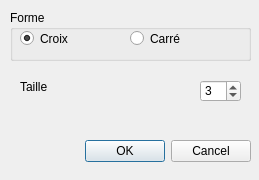
<?xml version="1.0" encoding="UTF-8"?>
<ui version="4.0">
 <class>MedianDialog</class>
 <widget class="QDialog" name="MedianDialog">
  <property name="geometry">
   <rect>
    <x>0</x>
    <y>0</y>
    <width>259</width>
    <height>180</height>
   </rect>
  </property>
  <property name="windowTitle">
   <string>Dialog</string>
  </property>
  <widget class="QGroupBox" name="Forme">
   <property name="geometry">
    <rect>
     <x>10</x>
     <y>10</y>
     <width>241</width>
     <height>51</height>
    </rect>
   </property>
   <property name="title">
    <string>Forme</string>
   </property>
   <widget class="QRadioButton" name="radioButton">
    <property name="geometry">
     <rect>
      <x>10</x>
      <y>20</y>
      <width>82</width>
      <height>17</height>
     </rect>
    </property>
    <property name="text">
     <string>Croix</string>
    </property>
    <property name="checked">
     <bool>true</bool>
    </property>
   </widget>
   <widget class="QRadioButton" name="radioButton_2">
    <property name="geometry">
     <rect>
      <x>120</x>
      <y>20</y>
      <width>82</width>
      <height>17</height>
     </rect>
    </property>
    <property name="text">
     <string>Carré</string>
    </property>
   </widget>
  </widget>
  <widget class="QWidget" name="widget" native="true">
   <property name="geometry">
    <rect>
     <x>10</x>
     <y>70</y>
     <width>241</width>
     <height>41</height>
    </rect>
   </property>
   <widget class="QSpinBox" name="spinBox">
    <property name="geometry">
     <rect>
      <x>190</x>
      <y>10</y>
      <width>41</width>
      <height>22</height>
     </rect>
    </property>
    <property name="minimum">
     <number>1</number>
    </property>
    <property name="maximum">
     <number>30</number>
    </property>
    <property name="value">
     <number>3</number>
    </property>
   </widget>
   <widget class="QLabel" name="label">
    <property name="geometry">
     <rect>
      <x>10</x>
      <y>10</y>
      <width>47</width>
      <height>13</height>
     </rect>
    </property>
    <property name="text">
     <string>Taille</string>
    </property>
   </widget>
  </widget>
  <widget class="QDialogButtonBox" name="buttonBox">
   <property name="geometry">
    <rect>
     <x>10</x>
     <y>140</y>
     <width>241</width>
     <height>23</height>
    </rect>
   </property>
   <property name="standardButtons">
    <set>QDialogButtonBox::Cancel|QDialogButtonBox::Ok</set>
   </property>
  </widget>
 </widget>
 <resources/>
 <connections>
  <connection>
   <sender>buttonBox</sender>
   <signal>accepted()</signal>
   <receiver>MedianDialog</receiver>
   <slot>accept()</slot>
   <hints>
    <hint type="sourcelabel">
     <x>130</x>
     <y>151</y>
    </hint>
    <hint type="destinationlabel">
     <x>129</x>
     <y>89</y>
    </hint>
   </hints>
  </connection>
  <connection>
   <sender>buttonBox</sender>
   <signal>rejected()</signal>
   <receiver>MedianDialog</receiver>
   <slot>reject()</slot>
   <hints>
    <hint type="sourcelabel">
     <x>130</x>
     <y>151</y>
    </hint>
    <hint type="destinationlabel">
     <x>129</x>
     <y>89</y>
    </hint>
   </hints>
  </connection>
 </connections>
</ui>
